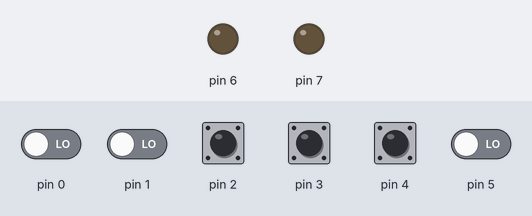
A sketch run on a simulated Arduino Uno, built with avr-gcc and run on an emulated ATmega328P. Shown: output pins drawn as LEDs (lit = HIGH). Inputs (shaded band) come from the test bench; at power-on: pin 2–4 HIGH, pin 0, pin 1, pin 5 LOW.

Above: at 0.8 s.
0.9 s: pin 2 pulled LOW for 0.15 s
At 1.4 s:
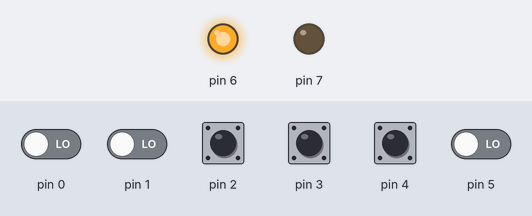
2.5 s: pin 4 pulled LOW for 0.15 s
At 3.7 s:
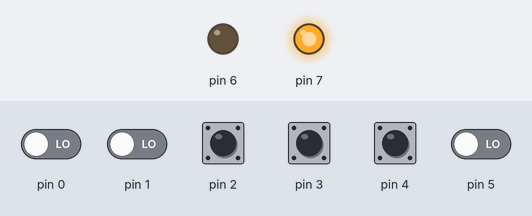
4.1 s: pin 2 pulled LOW for 1 s
At 5.1 s:
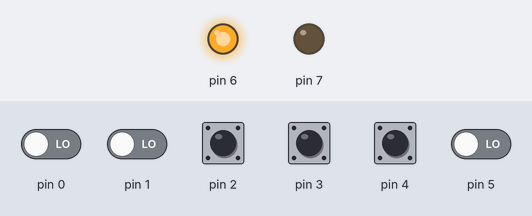
6.6 s: pin 3 pulled LOW for 0.15 s
At 7.0 s:
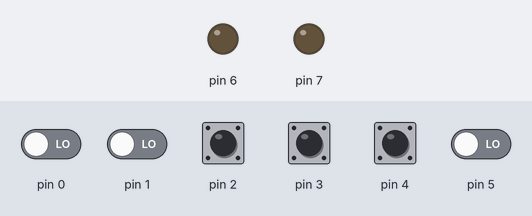
Timing chart, 0 to 9.2 s (numbered marks = the images above; inputs shaded):
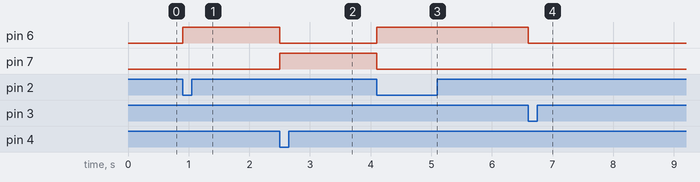

The sketch:

exercicio1.ino
```cpp
int main(void) {
    DDRD = DDRD | 0b11000000;
    DDRD = DDRD & ~(0b00011100);
    PORTD = PORTD | 0b00011100;
    PORTD = PORTD & ~(0b11000000);

    for (;;) {
        int liga    = PIND & 0b00000100;
        int desliga = PIND & 0b00001000;
        int s1      = PIND & 0b00010000;

        if (s1 == 0) {
            PORTD = PORTD & ~(0b01000000);
            PORTD = PORTD |  (0b10000000);
        }
        else if (liga == 0) {
            PORTD = PORTD |  (0b01000000);
            PORTD = PORTD & ~(0b10000000);
        }
        else if (desliga == 0) {
            PORTD = PORTD & ~(0b01000000);
        }
    }
}
```

Measured:
- after the input at 0.9 s, pin 6: LOW → HIGH at once
- after the input at 2.5 s, pin 6: HIGH → LOW at once; pin 7: LOW → HIGH at once
- after the input at 4.1 s, pin 6: LOW → HIGH at once; pin 7: HIGH → LOW at once
- after the input at 6.6 s, pin 6: HIGH → LOW at once
